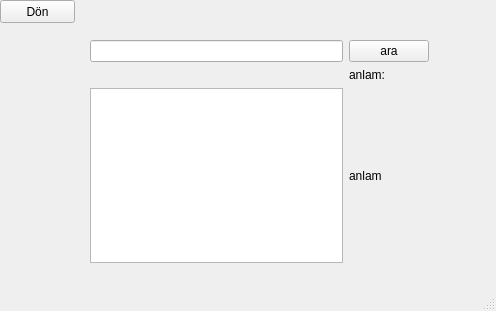
<?xml version="1.0" encoding="UTF-8"?>
<ui version="4.0">
 <class>Sozluk</class>
 <widget class="QMainWindow" name="Sozluk">
  <property name="geometry">
   <rect>
    <x>0</x>
    <y>0</y>
    <width>496</width>
    <height>311</height>
   </rect>
  </property>
  <property name="windowTitle">
   <string>MainWindow</string>
  </property>
  <property name="toolButtonStyle">
   <enum>Qt::ToolButtonTextUnderIcon</enum>
  </property>
  <widget class="QWidget" name="centralwidget">
   <widget class="QPushButton" name="donBtn">
    <property name="geometry">
     <rect>
      <x>0</x>
      <y>0</y>
      <width>75</width>
      <height>23</height>
     </rect>
    </property>
    <property name="text">
     <string>Dön</string>
    </property>
   </widget>
   <widget class="QWidget" name="layoutWidget">
    <property name="geometry">
     <rect>
      <x>90</x>
      <y>40</y>
      <width>339</width>
      <height>223</height>
     </rect>
    </property>
    <layout class="QGridLayout" name="gridLayout">
     <item row="2" column="1">
      <widget class="QLabel" name="anlamLbl">
       <property name="text">
        <string>anlam</string>
       </property>
      </widget>
     </item>
     <item row="0" column="0">
      <widget class="QLineEdit" name="lineEdit"/>
     </item>
     <item row="0" column="1">
      <widget class="QPushButton" name="araBtn">
       <property name="text">
        <string>ara</string>
       </property>
      </widget>
     </item>
     <item row="2" column="0">
      <widget class="QListView" name="kelimeler"/>
     </item>
     <item row="1" column="1">
      <widget class="QLabel" name="label">
       <property name="text">
        <string>anlam:</string>
       </property>
      </widget>
     </item>
    </layout>
   </widget>
  </widget>
  <widget class="QStatusBar" name="statusbar"/>
 </widget>
 <resources/>
 <connections/>
</ui>
